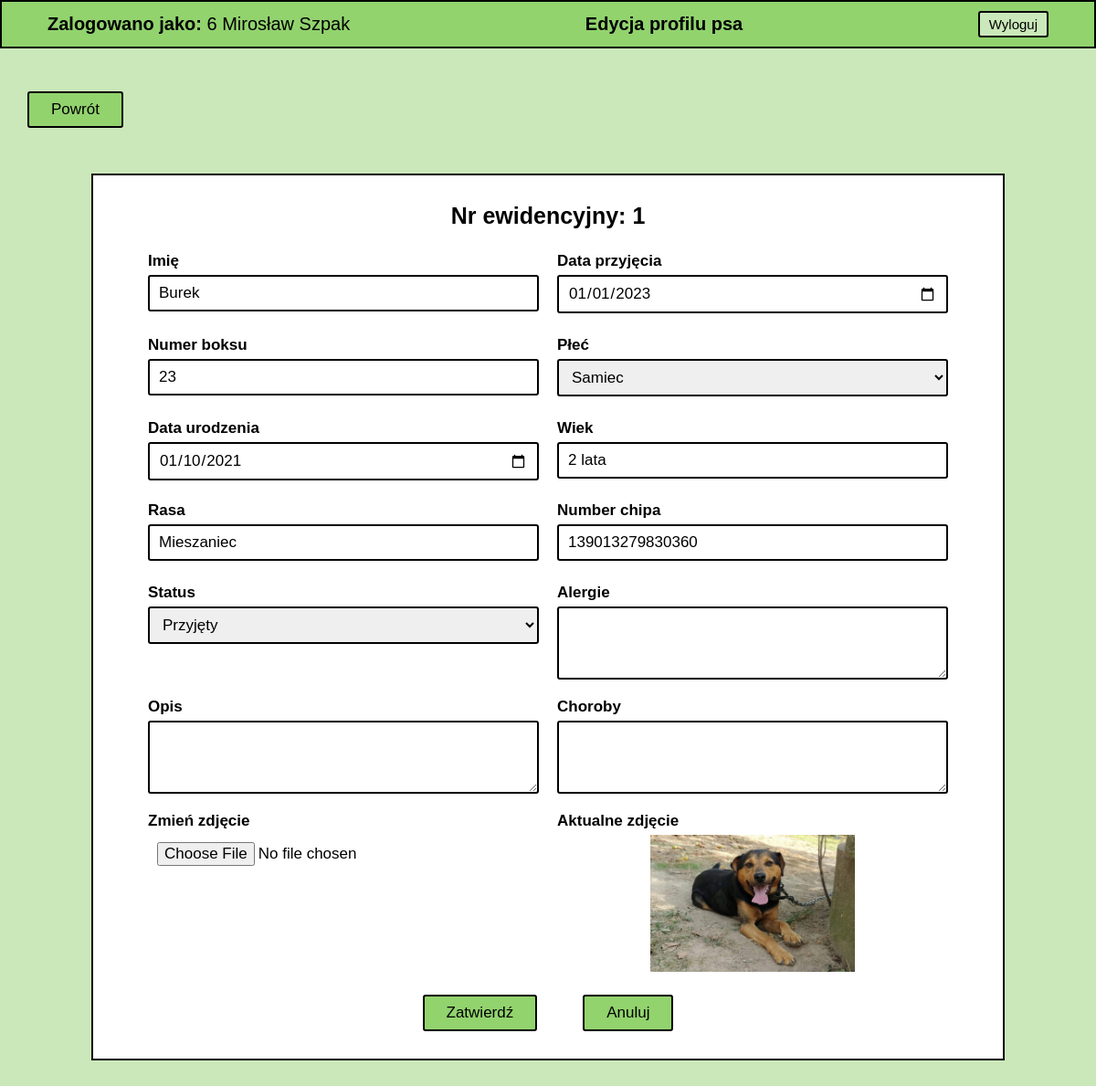
Screenshot of /php/update-dog.php?id=1 (signed in) with the database file from the repository.
### tables this page shows
CREATE TABLE `dog` (
  `id` bigint NOT NULL,
  `admission_date` date NOT NULL,
  `box_number` int NOT NULL,
  `name` varchar(45) NOT NULL,
  `gender` varchar(45) NOT NULL,
  `birthdate` date DEFAULT NULL,
  `age` varchar(45) NOT NULL,
  `breed` varchar(45) NOT NULL,
  `chip_number` varchar(45) DEFAULT NULL,
  `status` varchar(45) NOT NULL,
  `alergies` longtext,
  `diseases` longtext,
  `picture` varchar(100) DEFAULT NULL,
  `description` longtext
);

### php/form_fields/dog_form.php (the view, shortened to what this page needs)
<div class="form-field">
    <label>Imię</label>
    <input type="text" name="name" <?php echo (!empty($name_err)) ? 'is-invalid' : ''; ?>
        value="<?php echo $name; ?>">
</div>
<div class="form-field">
    <label>Data przyjęcia</label>
    <input type="date" name="admission_date" <?php echo (!empty($admission_date_err)) ? 'is-invalid' : ''; ?>
        value="<?php echo $admission_date; ?>">
</div>
<div class="form-field">
    <label>Numer boksu</label>
    <input type="number" name="box_number" <?php echo (!empty($box_number_err)) ? 'is-invalid' : ''; ?>
        value="<?php echo $box_number; ?>">
</div>
<div class="form-field">
    <label>Płeć</label>
    <select name="gender"
        <?php echo (!empty($gender_err)) ? 'is-invalid' : ''; ?>>
        <option value="Samiec" <?php if($gender == "Samiec") echo 'selected'; ?>>Samiec</option>
    </select>
</div>
<div class="form-field">
    <label>Data urodzenia</label>
    <input type="date" name="birthdate" <?php echo (!empty($birthdate_err)) ? 'is-invalid' : ''; ?>
        value="<?php echo $birthdate; ?>">
</div>
<div class="form-field">
    <label>Wiek</label>
    <input type="text" name="age" <?php echo (!empty($age_err)) ? 'is-invalid' : ''; ?>
        value="<?php echo $age; ?>">
</div>
<div class="form-field">
    <label>Rasa</label>
    <input type="text" name="breed" <?php echo (!empty($breed_err)) ? 'is-invalid' : ''; ?>
        value="<?php echo $breed; ?>">
</div>
<div class="form-field">
    <label>Number chipa</label>
    <input type="text" name="chip_number" <?php echo (!empty($chip_number_err)) ? 'is-invalid' : ''; ?>
        value="<?php echo $chip_number; ?>">
</div>
<div class="form-field">
    <label>Status</label>
    <select name="status"
        <?php echo (!empty($status_err)) ? 'is-invalid' : ''; ?>>
        <option value="Przyjęty" <?php if($status == "Przyjęty") echo 'selected'; ?>>Przyjęty</option>
    </select>
</div>
<div class="form-field">
    <label>Alergie</label>
    <textarea name="alergies" cols="5" rows="3"><?php echo $alergies; ?></textarea>
</div>
<div class="form-field">
    <label>Opis</label>
    <textarea name="description" cols="5" rows="3"><?php echo $description; ?></textarea>
</div>
<div class="form-field">
    <label>Choroby</label>
    <textarea name="diseases" cols="5" rows="3"><?php echo $diseases; ?></textarea>
</div>

### php/update-dog.php (shortened to what this page needs)
<?php
require_once "../config.php";
$name = $admission_date = $box_number = $gender = $birthdate = $age = $breed = $chip_number = $status = $alergies = $diseases = $description = "";
$name_err = $admission_date_err = $box_number_err = $gender_err = $age_err = $breed_err = $status_err = "";
if (isset($_POST["id"]) && !empty($_POST["id"])) {
    $id = $_POST["id"];
    include "./validations/validate_dog.php";
    $chip_number = trim($_POST["chip_number"]);
    $alergies = trim($_POST["alergies"]);
    $diseases = trim($_POST["diseases"]);
    $description = trim($_POST["description"]);
    $dog_image = $_FILES['dog_image']['name'];
    $dog_image_tmp_name = $_FILES['dog_image']['tmp_name'];
    $dog_image_folder = '../images/dogs/' . $dog_image;
    $old_image = $_POST['old_image'];
    if ($dog_image != "") {
        $update_filename = $dog_image;
    } else {
        $update_filename = $old_image;
    }
    if (
        empty($name_err) && empty($admission_date_err) && empty($box_number_err) && empty($gender_err) && empty($age_err) && empty($breed_err) && empty($status_err)
    ) {
        $sql = "UPDATE dog SET name='$name', admission_date='$admission_date', box_number='$box_number',
    gender='$gender', birthdate='$birthdate', age='$age', breed='$breed', chip_number='$chip_number',
    status='$status', alergies='$alergies', diseases='$diseases', picture='$update_filename', description='$description' WHERE id='$id' LIMIT 1";
        if ($conn->query($sql)) {
            if ($dog_image != "") {
                move_uploaded_file($dog_image_tmp_name, $dog_image_folder);
                if (file_exists('../images/dogs/' . $old_image)) {
                    unlink('../images/dogs/' . $old_image);
                }
            }
            header("location: ./read-dog.php?id=" . $id);
            exit();
        } else {
            echo "Oops! Coś poszło nie tak, spróbuj ponownie.";
        }
    }
    mysqli_close($conn);
} else {
    if (isset($_GET["id"]) && !empty(trim($_GET["id"]))) {
        $id = trim($_GET["id"]);
        $sql = "SELECT * FROM dog WHERE id = ? LIMIT 1";
        if ($stmt = mysqli_prepare($conn, $sql)) {
            mysqli_stmt_bind_param($stmt, "i", $param_id);
            if (mysqli_stmt_execute($stmt)) {
                $result = mysqli_stmt_get_result($stmt);
                if (mysqli_num_rows($result) == 1) {
                    $row = mysqli_fetch_array($result, MYSQLI_ASSOC);
                    $name = $row["name"];
                    $admission_date = $row["admission_date"];
                    $box_number = $row["box_number"];
                    $gender = $row["gender"];
                    $birthdate = $row["birthdate"];
                    $age = $row["age"];
                    $breed = $row["breed"];
                    $chip_number = $row["chip_number"];
                    $status = $row["status"];
                    $picture = $row["picture"];
                } else {
                    header("location: error.php");
                    exit();
                }
            } else {
                echo "Oops! Coś poszło nie tak, spróbuj ponownie.";
            }
        }
    } else {
        header("location: error.php");
        exit();
    }
}
?>
<!DOCTYPE html>
<html lang="pl">
<head>
    <link rel="stylesheet" href="../css/style.css" />
    <link rel="stylesheet" href="../css/icons/css/all.css" />
</head>
<body>
    <header>
        <ul class="header">
            <li class="header-item"><b>Zalogowano jako:</b>
            <?php
                if (isset($_SESSION['user'])) {
                echo $_SESSION['user']['group_id'] . ' ' . $_SESSION['user']['first_name'] . ' ' . $_SESSION['user']['last_name'];
                } else {
                header("Location: ../index.php");
                exit;
                }
            ?>
            </li>
            <li class="header-item">Edycja profilu psa</li>
            <li class="header-item"><form method="POST"><input type="submit" name="logout" class="btn" value="Wyloguj" /></form></li>
        </ul>
    </header>
    <section>
        <a href="../index.php?id=2" class="btn back-btn">Powrót</a>
        <article class="content detail-view">
            <h3>Nr ewidencyjny: <?php echo $id; ?></h3>
            <form action="<?php echo htmlspecialchars(basename($_SERVER['REQUEST_URI'])); ?>" method="post"
                enctype="multipart/form-data">
                <div class="form">
                <?php include "./form_fields/dog_form.php"; ?>
                    <div class="form-field">
                        <label>Zmień zdjęcie</label>
                        <input type="file" accept="image/png, image/jpeg, image/jpg" name="dog_image">
                        </div>
                        <?php
                        if (!($picture == "") && !($picture == null)) { ?>
                            <div class="form-field">
                                <label>Aktualne zdjęcie</label>
                                <img src="../images/dogs/<?php echo $picture; ?>" style="height: 150px; width: auto">
                            </div>
                            <?php
                        }
                        ?>
                    </div>
                <div class="flex-btn">
                    <input type="submit" class="btn" value="Zatwierdź">
                    <a href="javascript: history.go(-1)" class="btn">Anuluj</a>
                </div>
            </form>
        </article>
    </section>
</body>
</html>

### css/style.css (style rules this page uses)
:root { --dark-green: #4c7a34; --green: #92d36e; --light-green: #cbe8ba; --green-hover: #b6ff89; --white: #ffffff; --black: #000000; --gray: #c0c0c0; --light-gray: #e8e8e8; --border: 2px solid var(--black); --radius: 3px; --font-size: 17px; --transition: all 0.3s linear; }
* { margin: 0; padding: 0; box-sizing: border-box; font-family: "Helvetica"; }
h3 { font-size: 25px; text-align: center; }
a { color: var(--black); text-decoration: none; }
img { object-fit: contain; }
.btn { padding: 8px 24px; font-size: var(--font-size); background: var(--green); border: var(--border); border-radius: var(--radius); cursor: pointer; transition: var(--transition); }
.back-btn { align-self: start; margin-left: 30px; }
.flex-btn { display: flex; justify-content: center; gap: 50px; }
.header { padding: 10px 50px; display: flex; justify-content: center; align-items: center; position: fixed; top: 0; width: 100%; font-size: 20px; background: var(--green); border: var(--border); list-style: none; }
.header-item:nth-child(even) { font-weight: bold; }
.header-item:first-child { margin-right: auto; }
.header-item:last-child { margin-left: auto; }
.header .btn { padding: 4px 10px; font-size: 15px; background: var(--light-green); transition: var(--transition); }
section { padding-top: 100px; min-height: 100vh; display: flex; flex-direction: column; align-items: center; background: var(--light-green); }
.content { margin: 50px 0; width: 80%; border: var(--border); background: var(--white); }
.content.detail-view { padding: 30px 50px; min-width: 1000px; max-width: 90%; width: auto; }
.form { margin: 15px 0; display: grid; grid-template-columns: repeat(2, 1fr); }
.form .form-field { display: flex; flex-direction: column; gap: 5px; }
.form-field { padding: 10px; display: flex; }
.form-field label { font-size: var(--font-size); font-weight: bold; }
.form-field input, .form-field select, .form-field textarea { padding: 8px 10px; font-size: var(--font-size); border-radius: var(--radius); border: var(--border); }
.form-field input::placeholder { font-size: var(--font-size); color: var(--gray); }
input[type="file"] { border: none; }

### rows the page displays
dog: name "Burek", admission_date "01/01/2023", box_number "23", gender "Samiec", birthdate "01/10/2021", age "2 lata", breed "Mieszaniec", chip_number "139013279830360", status "Przyjęty", picture (picture)

### other values shown
$_SESSION['user']['group_id'] "6"
$_SESSION['user']['first_name'] "Mirosław"
$_SESSION['user']['last_name'] "Szpak"
$id "1"
